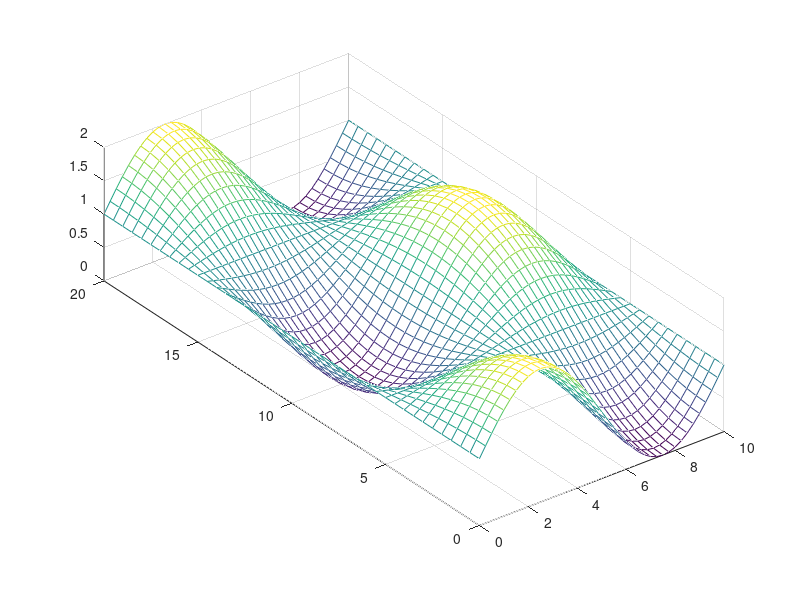

This chart was generated by the following MATLAB code: (Note: this script raises an error after producing the figure.)
clc
clear
close all

printfigure = 0;

Length_x = 10;  
Length_y = 20;  
Time = 5;   % Zetiraum
step_length_x = 0.25;
step_length_y = 0.5;
step_time = 0.1;
x = 0 : step_length_x : Length_x;
y = 0 : step_length_y : Length_y;
t = 0 : step_time : Time;
N_length_x = length(x);
N_length_y = length(y);
N_time = length(t);

k = 0.1;
a = 0.1;

f = zeros(N_length_x, N_length_y, N_time);  % Temperaturmatrix
for m = 1 : N_length_x
    for n = 1 : N_length_y
        f(m,n,1) = sin(x(m) / Length_x * 2 * pi) * cos(y(n) / Length_y * 2 * pi) + 1;
    end
end

[Y,X] = meshgrid(y,x);
mesh(X,Y,squeeze(f(:,:,1)));
pbaspect([1 Length_y/Length_x 0.5])
setmesh('Initial Condition','$x$','$y$','$T$','T_2D_inhomo_fdm_inital_condition',printfigure)

A = (step_length_x ^ 2 * step_length_y ^ 2) / (step_length_x ^ 2 * step_length_y ^ 2 + 2 * k * step_time * (step_length_x ^ 2 + step_length_y ^ 2));
B = (k * step_time * step_length_x ^ 2) / (step_length_x ^ 2 * step_length_y ^ 2 + 2 * k * step_time * (step_length_x ^ 2 + step_length_y ^ 2));
C = (k * step_time * step_length_y ^ 2) / (step_length_x ^ 2 * step_length_y ^ 2 + 2 * k * step_time * (step_length_x ^ 2 + step_length_y ^ 2));
D = - (step_time * step_length_x ^ 2 * step_length_y ^ 2) / (step_length_x ^ 2 * step_length_y ^ 2 + 2 * k * step_time * (step_length_x ^ 2 + step_length_y ^ 2));
K = a * D - 1;

index = @(m,n,l) (l-1) * N_length_x *N_length_y + (n-1) * N_length_x + m;    % Nummerierung

row = [];
colum = [];
value = [];
row_b = [];
colum_b = [];
value_b = [];

for m = 2 : N_length_x - 1
    for n = 2 : N_length_y - 1
        for l = 2 : N_time
            row = [row ; index(m,n,l); index(m,n,l); index(m,n,l); index(m,n,l); index(m,n,l); index(m,n,l)];
            colum = [colum; index(m,n,l); index(m,n,l-1); index(m,n-1,l); index(m,n+1,l); index(m-1,n,l); index(m+1,n,l)];
            value = [value; K; A; B; B; C; C];
        end
    end
end

length_edge_x = [1, N_length_x];
for m = 1 : 2
    for n = 1 : N_length_y
        for l = 2 : N_time
            row = [row ; index(length_edge_x(m),n,l); index(length_edge_x(m),n,l)];
            colum = [colum; index(length_edge_x(m),n,l); index(length_edge_x(m)-sign(length_edge_x(m)-N_length_x/2),n,l)];
            value = [value; -1; 1];
        end
    end
end

length_edge_y = [1, N_length_y];
for m = 2 : N_length_x - 1
    for n = 1 : 2
        for l = 2 : N_time
            row = [row ; index(m,length_edge_y(n),l); index(m,length_edge_y(n),l)];
            colum = [colum; index(m,length_edge_y(n),l); index(m,length_edge_y(n)-sign(length_edge_y(n)-N_length_y/2),l)];
            value = [value; -1; 1];
        end
    end
end

for m = 1 : N_length_x
    for n = 1 : N_length_y
        row = [row ; index(m,n,1)];
        colum = [colum; index(m,n,1)];
        value = [value; 1];
        row_b = [row_b; index(m,n,1)];
        colum_b = [colum_b; 1];
        value_b = [value_b; f(m,n,1)];
    end
end

H = sparse(row,colum,value,N_length_x * N_length_y * N_time,N_length_x * N_length_y * N_time);
b = sparse(row_b,colum_b,value_b,N_length_x*N_length_y*N_time,1);

T = H\b;
for m = 1 : N_length_x
    for n = 1 : N_length_y
        for l = 2 : N_time
            f(m,n,l) = T(index(m,n,l));
        end
    end
end

figure
for n = 1 : N_time
    mesh(X,Y,squeeze(f(:,:,n)))
    zlim([0 2.5])
    pbaspect([1 Length_y/Length_x 0.5])
    setmesh('Temperature Distribution','$x$','$y$','$T$','T_2D_inhomo_fdm_1',0)
    set(gcf,'outerposition',get(0,'screensize'));
    txt = ['$t = ',num2str((n-1)*step_time),'$'];
    TEXT = text(8,0,0.6,txt,'FontSize',30);
    set(TEXT,'Interpreter','latex')
    drawnow
    frame=getframe(gcf);
    imind=frame2im(frame);
    [imind,cm] = rgb2ind(imind,256);
    if printfigure == 1
        if n==1
             imwrite(imind,cm,'T_2D_inhomo_fdm_1.gif','gif', 'Loopcount',inf,'DelayTime',1e-6);
        else
             imwrite(imind,cm,'T_2D_inhomo_fdm_1.gif','gif','WriteMode','append','DelayTime',1e-6);
        end
    end
end
    

figure
for n = 1 : 6
    a = round((N_time - 1) / 5 * (n - 1)) + 1;
    mesh(X,Y,squeeze(f(:,:,a)))
    zlim([0 2.5])
    pbaspect([1 Length_y/Length_x 0.5])
    set(gcf,'outerposition',get(0,'screensize'));
    txt = ['$t = ',num2str(t(a)),'$'];
    TEXT = text(8,0,0.6,txt,'FontSize',30);
    set(TEXT,'Interpreter','latex')
    drawnow
    name = ['T_2D_inhomo_fdm_1_shot_',num2str(n)];
    setmesh('Temperature Distribution','$x$','$y$','$T$',name,printfigure)
end
